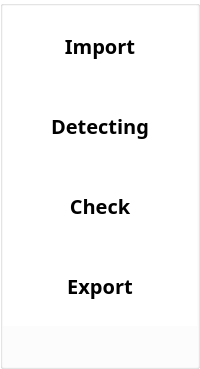
     <widget class="QGroupBox" name="groupBox">
      <property name="sizePolicy">
       <sizepolicy hsizetype="Maximum" vsizetype="Preferred">
        <horstretch>0</horstretch>
        <verstretch>0</verstretch>
       </sizepolicy>
      </property>
      <property name="styleSheet">
       <string notr="true">background-color: rgb(255, 255, 255);</string>
      </property>
      <property name="title">
       <string/>
      </property>
      <property name="alignment">
       <set>Qt::AlignCenter</set>
      </property>
      <property name="flat">
       <bool>false</bool>
      </property>
      <layout class="QVBoxLayout" name="verticalLayout">
       <property name="spacing">
        <number>0</number>
       </property>
       <property name="leftMargin">
        <number>0</number>
       </property>
       <property name="topMargin">
        <number>0</number>
       </property>
       <property name="rightMargin">
        <number>0</number>
       </property>
       <property name="bottomMargin">
        <number>0</number>
       </property>
       <item>
        <widget class="QToolButton" name="import_st">
         <property name="sizePolicy">
          <sizepolicy hsizetype="Preferred" vsizetype="Maximum">
           <horstretch>0</horstretch>
           <verstretch>100</verstretch>
          </sizepolicy>
         </property>
         <property name="minimumSize">
          <size>
           <width>126</width>
           <height>80</height>
          </size>
         </property>
         <property name="font">
          <font>
           <family>Segoe UI Variable Display Semib</family>
           <pointsize>15</pointsize>
           <weight>75</weight>
           <bold>true</bold>
          </font>
         </property>
         <property name="styleSheet">
          <string notr="true">background-color: rgb(255, 255, 255);</string>
         </property>
         <property name="text">
          <string>Import</string>
         </property>
         <property name="iconSize">
          <size>
           <width>60</width>
           <height>60</height>
          </size>
         </property>
         <property name="checkable">
          <bool>false</bool>
         </property>
         <property name="autoRepeat">
          <bool>false</bool>
         </property>
         <property name="autoExclusive">
          <bool>false</bool>
         </property>
         <property name="autoRaise">
          <bool>true</bool>
         </property>
        </widget>
       </item>
       <item>
        <widget class="QToolButton" name="detecting_st">
         <property name="sizePolicy">
          <sizepolicy hsizetype="Preferred" vsizetype="Maximum">
           <horstretch>0</horstretch>
           <verstretch>100</verstretch>
          </sizepolicy>
         </property>
         <property name="minimumSize">
          <size>
           <width>126</width>
           <height>80</height>
          </size>
         </property>
         <property name="font">
          <font>
           <family>Segoe UI Variable Display Semib</family>
           <pointsize>15</pointsize>
           <weight>75</weight>
           <bold>true</bold>
          </font>
         </property>
         <property name="styleSheet">
          <string notr="true">background-color: rgb(255, 255, 255);</string>
         </property>
         <property name="text">
          <string>Detecting</string>
         </property>
         <property name="iconSize">
          <size>
           <width>60</width>
           <height>60</height>
          </size>
         </property>
         <property name="checkable">
          <bool>false</bool>
         </property>
         <property name="autoRepeat">
          <bool>false</bool>
         </property>
         <property name="autoExclusive">
          <bool>false</bool>
         </property>
         <property name="autoRaise">
          <bool>true</bool>
         </property>
        </widget>
       </item>
       <item>
        <widget class="QToolButton" name="check_st">
         <property name="sizePolicy">
          <sizepolicy hsizetype="Preferred" vsizetype="Maximum">
           <horstretch>0</horstretch>
           <verstretch>100</verstretch>
          </sizepolicy>
         </property>
         <property name="minimumSize">
          <size>
           <width>126</width>
           <height>80</height>
          </size>
         </property>
         <property name="font">
          <font>
           <family>Segoe UI Variable Display Semib</family>
           <pointsize>15</pointsize>
           <weight>75</weight>
           <bold>true</bold>
          </font>
         </property>
         <property name="styleSheet">
          <string notr="true">background-color: rgb(255, 255, 255);</string>
         </property>
         <property name="text">
          <string>Check</string>
         </property>
         <property name="iconSize">
          <size>
           <width>60</width>
           <height>60</height>
          </size>
         </property>
         <property name="checkable">
          <bool>false</bool>
         </property>
         <property name="autoRepeat">
          <bool>false</bool>
         </property>
         <property name="autoExclusive">
          <bool>false</bool>
         </property>
         <property name="autoRaise">
          <bool>true</bool>
         </property>
        </widget>
       </item>
       <item>
        <widget class="QToolButton" name="export_st">
         <property name="sizePolicy">
          <sizepolicy hsizetype="Preferred" vsizetype="Maximum">
           <horstretch>0</horstretch>
           <verstretch>100</verstretch>
          </sizepolicy>
         </property>
         <property name="minimumSize">
          <size>
           <width>126</width>
           <height>80</height>
          </size>
         </property>
         <property name="font">
          <font>
           <family>Segoe UI Variable Display Semib</family>
           <pointsize>15</pointsize>
           <weight>75</weight>
           <bold>true</bold>
          </font>
         </property>
         <property name="styleSheet">
          <string notr="true">background-color: rgb(255, 255, 255);</string>
         </property>
         <property name="text">
          <string>Export</string>
         </property>
         <property name="iconSize">
          <size>
           <width>60</width>
           <height>60</height>
          </size>
         </property>
         <property name="checkable">
          <bool>false</bool>
         </property>
         <property name="autoRepeat">
          <bool>false</bool>
         </property>
         <property name="autoExclusive">
          <bool>false</bool>
         </property>
         <property name="autoRaise">
          <bool>true</bool>
         </property>
        </widget>
       </item>
       <item>
        <spacer name="verticalSpacer">
         <property name="styleSheet">
          <string notr="true">background-color: rgb(255, 255, 255);</string>
         </property>
         <property name="orientation">
          <enum>Qt::Vertical</enum>
         </property>
         <property name="sizeHint" stdset="0">
          <size>
           <width>20</width>
           <height>40</height>
          </size>
         </property>
        </spacer>
       </item>
      </layout>
     </widget>
